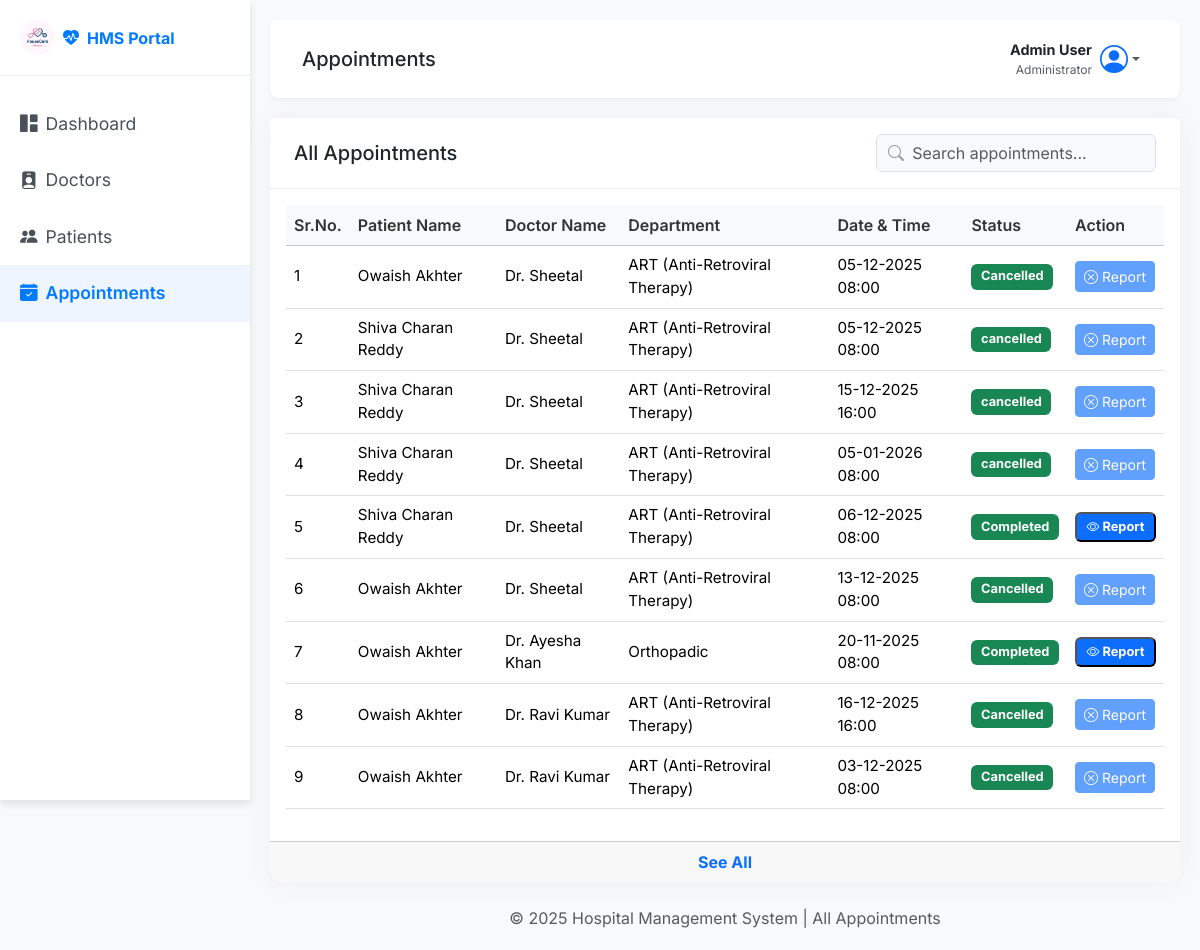
The app's page /admin/appointments (signed in), older data.
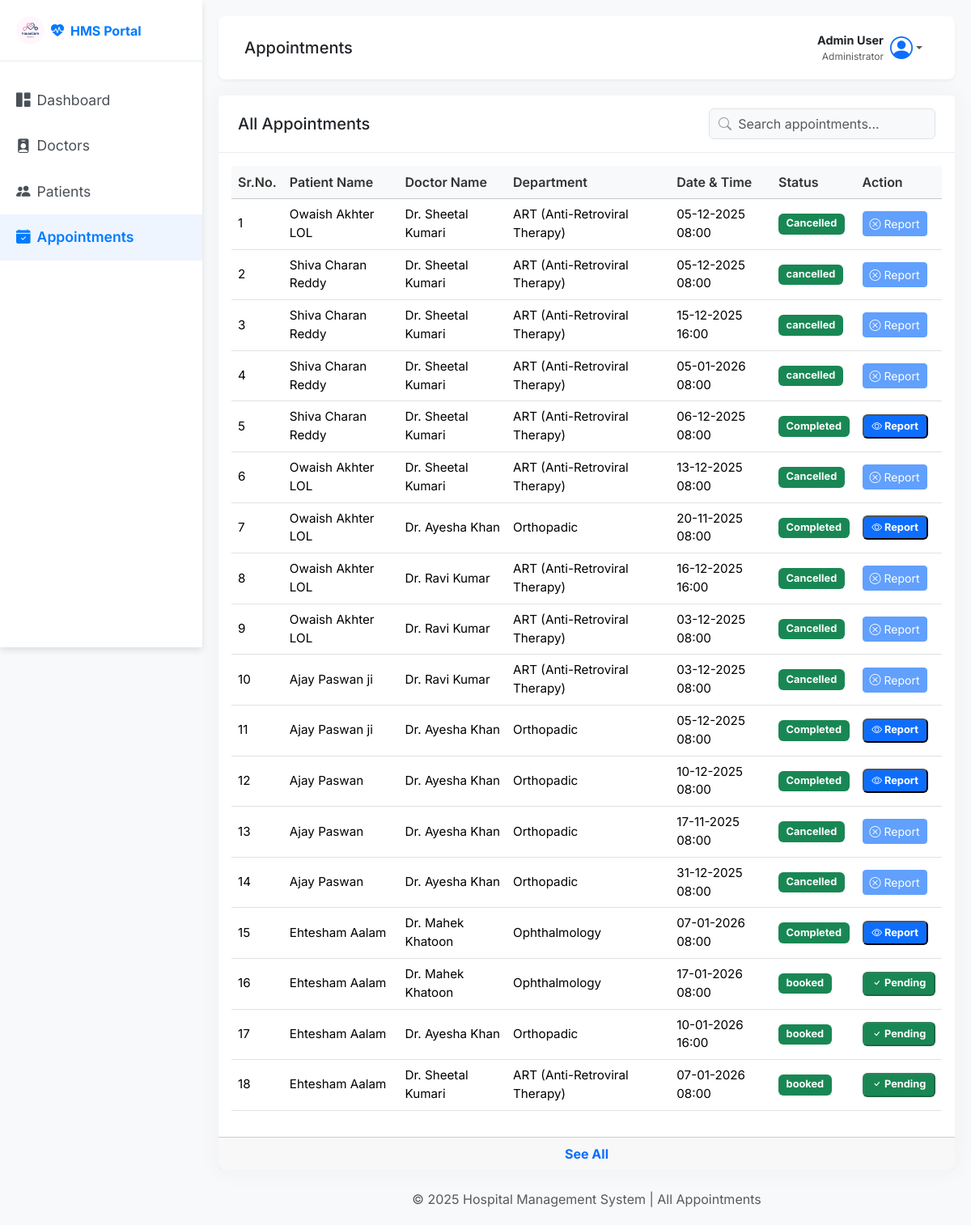
The same page, newer data.
### back_app/models.py (models this page shows)
class Appointment(db.Model):
    __tablename__ = 'appointment'
    id = db.Column(db.Integer, primary_key=True)
    patient_id = db.Column(db.Integer, db.ForeignKey('patient.id'), nullable=False)
    doctor_id = db.Column(db.Integer, db.ForeignKey('doctor.id'), nullable=False)
    appointment_datetime = db.Column(db.DateTime, nullable=False)
    status = db.Column(db.String(50), nullable=False, default='Scheduled')  # 'Scheduled', 'Completed', 'Cancelled'
    created_at = db.Column(db.DateTime, default=datetime.utcnow)
    history = db.relationship('PatientHistory', backref='appointment', uselist=False, cascade="all, delete-orphan")

class User(db.Model, UserMixin):
    __tablename__ = 'user'
    id = db.Column(db.Integer, primary_key=True)
    full_name = db.Column(db.String(150), nullable=False)
    email = db.Column(db.String(150), unique=True, nullable=False)
    password = db.Column(db.String(150), nullable=False)
    phone_number = db.Column(db.String(15), nullable=False)
    age = db.Column(db.Integer(),  nullable=False)
    gender = db.Column(db.String(10) , nullable=False)
    role = db.Column(db.String(50), nullable=False ,default='Patient')  # 'admin', 'doctor', 'patient'
    profile_picture = db.Column(db.String(250), nullable=True, default='default.png')
    created_at = db.Column(db.DateTime, default=datetime.utcnow)
    doctor = db.relationship('Doctor', backref='user', uselist=False, cascade="all, delete-orphan")
    patient = db.relationship('Patient', backref='user', uselist=False, cascade="all, delete-orphan")

class Doctor(db.Model):
    __tablename__ = 'doctor'
    id = db.Column(db.Integer, primary_key=True)
    user_id = db.Column(db.Integer, db.ForeignKey('user.id'), nullable=False, unique=True)
    department_id = db.Column(db.Integer, db.ForeignKey('department.id'), nullable=False)
    qualification = db.Column(db.String(150), nullable=False)
    specialization = db.Column(db.String(100), nullable=False)
    experience_years = db.Column(db.Integer, nullable=False)
    bio = db.Column(db.Text, nullable=True)
    is_active = db.Column(db.Boolean, default=True)
    appointments = db.relationship('Appointment', backref='doctor')
    availabilities = db.relationship('DoctorAvailability', backref='doctor', cascade="all, delete-orphan")

### back_app/routes.py (the view)
@main.route('/admin/appointments',methods=['GET'])
@login_required
def all_appointments():
    if current_user.role.lower() != 'admin':
        flash("you are nod admin access denied , DANGER!")
        return redirect(url_for('main.home'))
    all_appointment = Appointment.query.all()
    return render_template('/admin/all_appointment.html' , appointments = all_appointment)

### app.py (called while the page is built)
def create_app():
    app = Flask(__name__)
    database_url = os.environ.get('DATABASE_URL', 'sqlite:///hospital_management.db')
    if database_url.startswith("postgres://"):
        database_url = database_url.replace("postgres://", "postgresql://", 1)
    app.config['SQLALCHEMY_DATABASE_URI'] = database_url
    app.config['SECRET_KEY'] = os.environ.get('SECRET_KEY', 'your_secret_key')
    app.config['SQLALCHEMY_TRACK_MODIFICATIONS'] = False
    login_manager = LoginManager()
    login_manager.init_app(app)
    login_manager.login_view = 'login'
    @login_manager.user_loader
    def load_user(user_id):
        return User.query.get(int(user_id))
    db.init_app(app)
    with app.app_context():
        from back_app.routes import main
        app.register_blueprint(main)
        db.create_all()
    return app

### templates/admin/all_appointment.html (shortened to what the changed rows need)
<!DOCTYPE html>
<html lang="en">
<head>
  <link href="https://cdn.jsdelivr.net/npm/bootstrap@5.3.3/dist/css/bootstrap.min.css" rel="stylesheet" />
  <link href="https://cdn.jsdelivr.net/npm/bootstrap-icons@1.11.1/font/bootstrap-icons.css" rel="stylesheet" />
  <link rel="stylesheet" href="../../static/css/admin/all_appointments.css" />
  <link rel="stylesheet" href="../../static/css/style.css" />
</head>
<body>
  <div class="wrapper">
    <div id="content">
      <div class="main-content">
        <div class="container-fluid p-0">
          <div class="card content-panel">
            <div class="card-body table-responsive">
              <table class="table table-hover align-middle">
                <thead class="table-light">
                  <tr>
                    <th>Sr.No.</th>
                    <th>Patient Name</th>
                    <th>Doctor Name </th>
                    <th>Department</th>
                    <th>Date & Time</th>
                    <th>Status</th>
                    <th>Action</th>
                  </tr>
                </thead>
                <tbody id="HMSTable">
                {% for appointment in appointments %}
                  <tr class="{% if loop.index > 8 %}table-row-hidden{% endif %}">
                    <td>{{loop.index}}</td>
                    <td>{{appointment.patient.user.full_name}}</td>
                    <td>Dr. {{appointment.doctor.user.full_name}}</td>
                    <td>{{appointment.doctor.specialization}} </td>
                    <td>{{appointment.appointment_datetime.strftime('%d-%m-%Y %H:%M') }} </td>
                    <td><span class="badge bg-success">{{appointment.status}} </span></td>
                    {% if appointment.status.lower() == 'completed' %}
                      <td>
                        <button onclick="location.href='{{url_for('admin_view_report', appointment_id=appointment.id)}}'" class="badge bg-primary"><i class="bi bi-eye"></i> Report</button>
                      </td>
                    {% elif appointment.status.lower() == 'cancelled' %}
                      <td>
                        <button class="btn btn-sm btn-primary" disabled><i class="bi bi-x-circle"></i> Report</button>
                      </td>
                    {% else %}
                      <td>
                        <button class="badge bg-success" disabled><i class="bi bi-check"></i> Pending</button>
                      </td>
                    {% endif %}
                  </tr>
                {% endfor %}
                </tbody>
              </table>
            </div>
          </div>
        </div>
      </div>
    </div>
  </div>
</body>
</html>

Row changes from the older to the newer data that the page shows:
changed through a linked row, Appointment (number 1 of 18 on the later page): patient.user.full_name "Owaish Akhter" → "Owaish Akhter LOL"; doctor.user.full_name "Sheetal" → "Sheetal Kumari"
changed through a linked row, Appointment (number 2 of 18 on the later page): doctor.user.full_name "Sheetal" → "Sheetal Kumari"
changed through a linked row, Appointment (number 3 of 18 on the later page): doctor.user.full_name "Sheetal" → "Sheetal Kumari"
changed through a linked row, Appointment (number 4 of 18 on the later page): doctor.user.full_name "Sheetal" → "Sheetal Kumari"
changed through a linked row, Appointment (number 5 of 18 on the later page): doctor.user.full_name "Sheetal" → "Sheetal Kumari"
changed through a linked row, Appointment (number 6 of 18 on the later page): patient.user.full_name "Owaish Akhter" → "Owaish Akhter LOL"; doctor.user.full_name "Sheetal" → "Sheetal Kumari"
changed through a linked row, Appointment (number 7 of 18 on the later page): patient.user.full_name "Owaish Akhter" → "Owaish Akhter LOL"
changed through a linked row, Appointment (number 8 of 18 on the later page): patient.user.full_name "Owaish Akhter" → "Owaish Akhter LOL"
changed through a linked row, Appointment (number 9 of 18 on the later page): patient.user.full_name "Owaish Akhter" → "Owaish Akhter LOL"
added Appointment: patient.user.full_name "Ajay Paswan ji", doctor.user.full_name "Ravi Kumar", doctor.specialization "ART (Anti-Retroviral Therapy)", appointment_datetime "03-12-2025 08:00", status "Cancelled", shows "Report"
added Appointment: patient.user.full_name "Ajay Paswan ji", doctor.user.full_name "Ayesha Khan", doctor.specialization "Orthopadic", appointment_datetime "05-12-2025 08:00", status "Completed"
added Appointment: patient.user.full_name "Ajay Paswan", doctor.user.full_name "Ayesha Khan", doctor.specialization "Orthopadic", appointment_datetime "10-12-2025 08:00", status "Completed"
added Appointment: patient.user.full_name "Ajay Paswan", doctor.user.full_name "Ayesha Khan", doctor.specialization "Orthopadic", appointment_datetime "17-11-2025 08:00", status "Cancelled", shows "Report"
added Appointment: patient.user.full_name "Ajay Paswan", doctor.user.full_name "Ayesha Khan", doctor.specialization "Orthopadic", appointment_datetime "31-12-2025 08:00", status "Cancelled", shows "Report"
added Appointment: patient.user.full_name "Ehtesham Aalam", doctor.user.full_name "Mahek Khatoon", doctor.specialization "Ophthalmology", appointment_datetime "07-01-2026 08:00", status "Completed"
added Appointment: patient.user.full_name "Ehtesham Aalam", doctor.user.full_name "Mahek Khatoon", doctor.specialization "Ophthalmology", appointment_datetime "17-01-2026 08:00", status "booked", shows "Pending"
added Appointment: patient.user.full_name "Ehtesham Aalam", doctor.user.full_name "Ayesha Khan", doctor.specialization "Orthopadic", appointment_datetime "10-01-2026 16:00", status "booked", shows "Pending"
added Appointment: patient.user.full_name "Ehtesham Aalam", doctor.user.full_name "Sheetal Kumari", doctor.specialization "ART (Anti-Retroviral Therapy)", appointment_datetime "07-01-2026 08:00", status "booked", shows "Pending"
